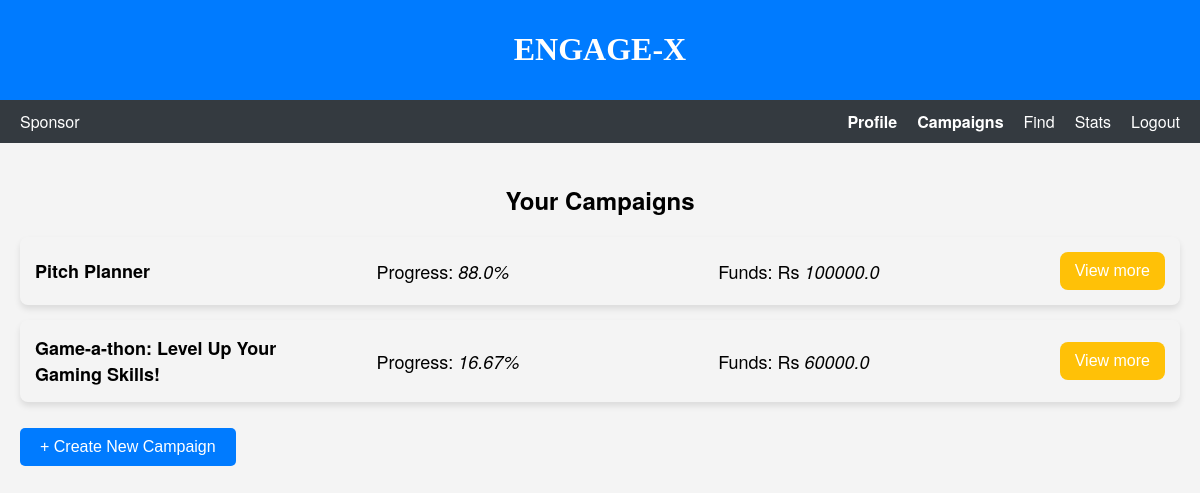
/scampaigns (signed in), run on an earlier commit of the app's database.
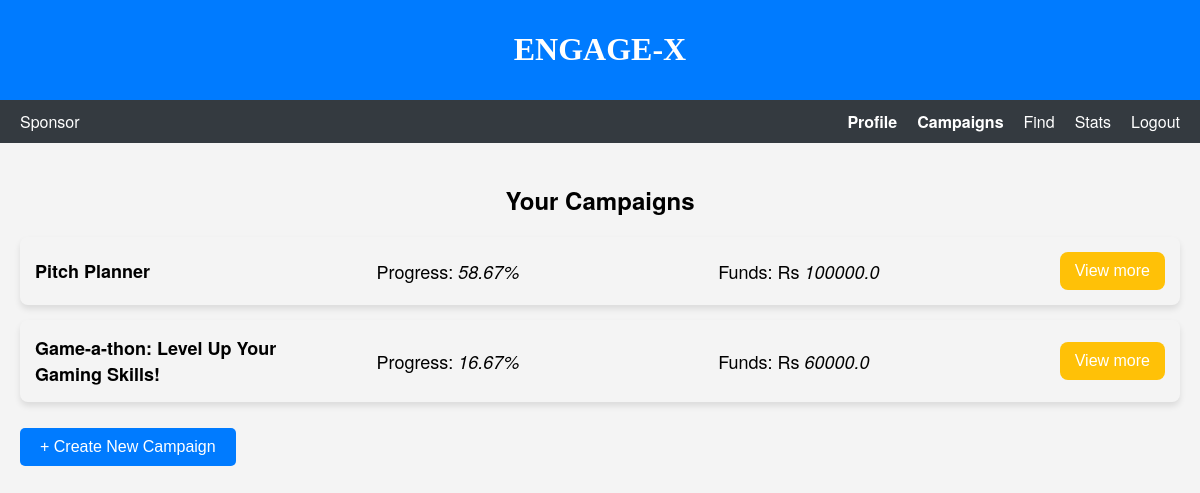
And on a later commit of the database.
### models.py (models this page shows)
class Campaign(db.Model):
    __tablename__ = "campaign"
    id = db.Column(db.Integer, primary_key=True, autoincrement=True)
    sponsor_id = db.Column(db.Integer, db.ForeignKey("user.id"), nullable=False)
    title = db.Column(db.String, nullable=False)
    description = db.Column(db.String, nullable=False)
    goals = db.Column(db.Text, nullable=False)
    start_date = db.Column(db.String, nullable=False)
    days = db.Column(db.Integer, nullable=False)
    funds = db.Column(db.Float, nullable=False)
    visibility = db.Column(db.String, nullable=False)  # public or private
    sponsor = db.relationship('User', back_populates='campaigns')
    ad_requests = db.relationship('AdRequest', back_populates='campaign')
    def get_end_date(self):
        start_date_obj = datetime.strptime(self.start_date, "%Y-%m-%d")
        end_date_obj = start_date_obj + timedelta(days=self.days)
        return end_date_obj.strftime("%Y-%m-%d")
    def get_progress(self):
        start_date_obj = datetime.strptime(self.start_date, "%Y-%m-%d")
        today = datetime.today()
        elapsed_days = (today - start_date_obj).days
        progress = "{:.2f}".format((elapsed_days / self.days) * 100)  # Format progress to 2 decimal places
        progress = min(max(float(progress), 0), 100)  # Ensure progress is between 0 and 100
        return progress

### app.py (the view)
@app.route('/scampaigns', methods = ['GET', 'POST'])
def scampaigns():
    dat = Campaign.query.filter(Campaign.sponsor_id == current_userID).all()
    for campaign in dat:
        campaign.end_date = campaign.get_end_date()
        campaign.progress = campaign.get_progress()
    today_date = datetime.today().strftime("%Y-%m-%d")
    return rt('campaign_sponsor.html', campaigns = dat, today_date = today_date, userID = current_userID)

### templates/campaign_sponsor.html (shortened to what this page needs)
<!DOCTYPE html>
<html lang="en">
<head>
    <link rel="stylesheet" href="/static/css/camp_spons.css">
</head>
<body>
    <header>
        <h1>ENGAGE-X</h1>
    </header>
    <nav class="navbar">
        <div class="navbar-left">
            <span>Sponsor</span>
        </div>
        <div class="navbar-right">
            <a href="{{ url_for('sdashboard') }}" class="active" id="profile-link">Profile</a>
            <a href="#" class="active" id="campaigns-link">Campaigns</a>
            <a href="{{ url_for('find_sponsor') }}" id="find-link">Find</a>
            <a href="#">Stats</a>
            <a href="{{ url_for('logout') }}">Logout</a>
        </div>
    </nav>
    <div id="campaigns-section" class="campaigns-section">
        <h2>Your Campaigns</h2>
        <ul id="campaign-list">
            {% for campaign in campaigns %}
                    <div class="campaign-overview">
                        <span class="campaign-title">{{ campaign.title }}</span>
                        <span class="campaign-progress">Progress: <em>{{ campaign.progress }}%</em></span>
                        <span class="campaign-funds">Funds: Rs <em>{{ campaign.funds }}</em></span>
                        <form class="view-more-form"
                        action="{{ url_for('view_details', id=campaign.id, source = 'campaign') }}"
                        method="POST">
                            <button type="submit" class="view-more-button">View more</button>
                        </form>
                    </div>
            {% endfor %}
        </ul>
        <button id="create-campaign-button" class="create-campaign-button">+ Create New Campaign</button>
    </div>
</body>
</html>

What changed in the data, as far as the page shows it:
changed Campaign "Pitch Planner": progress "88.0" → "58.67"
